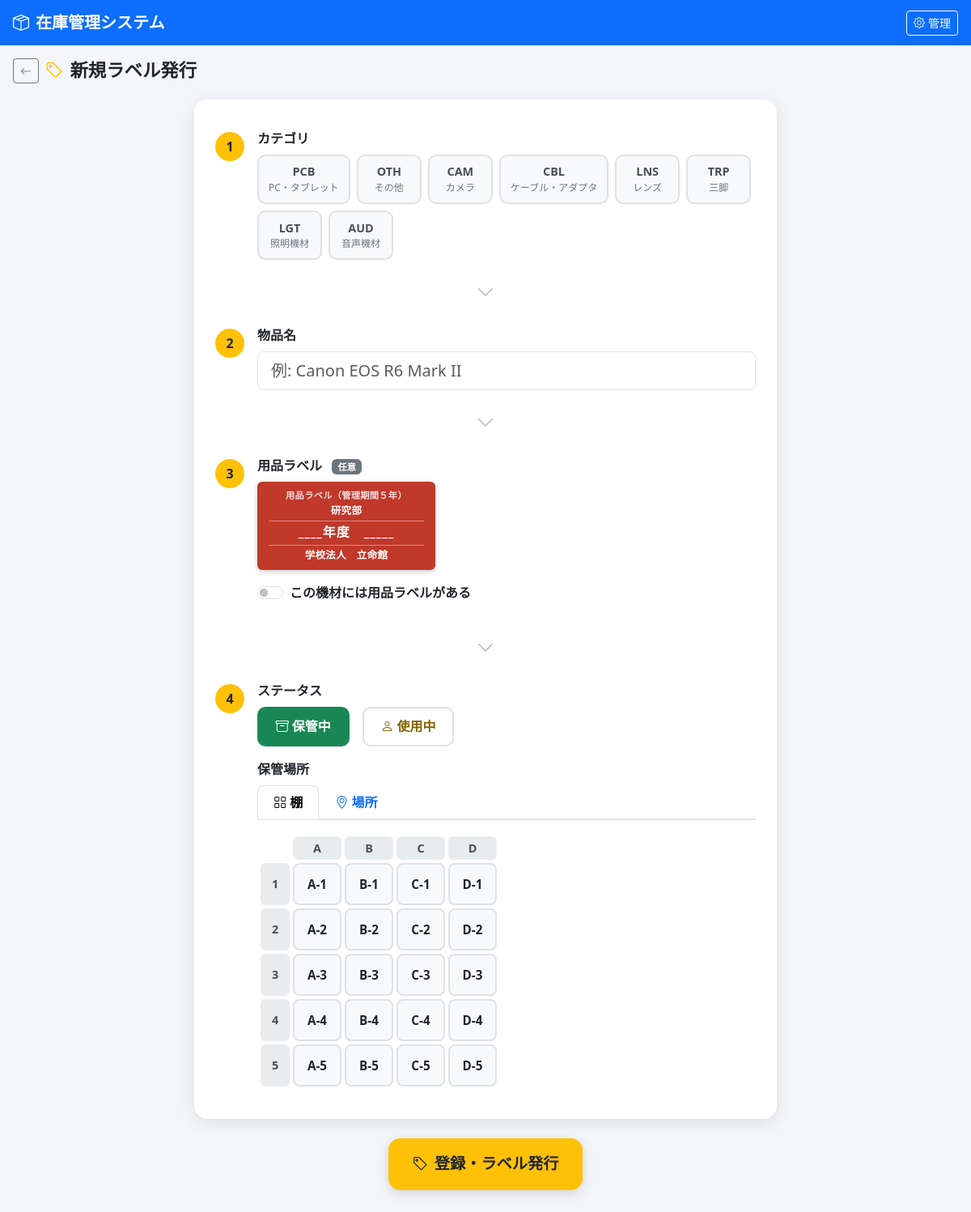
The page /new-label on the database as committed earlier.
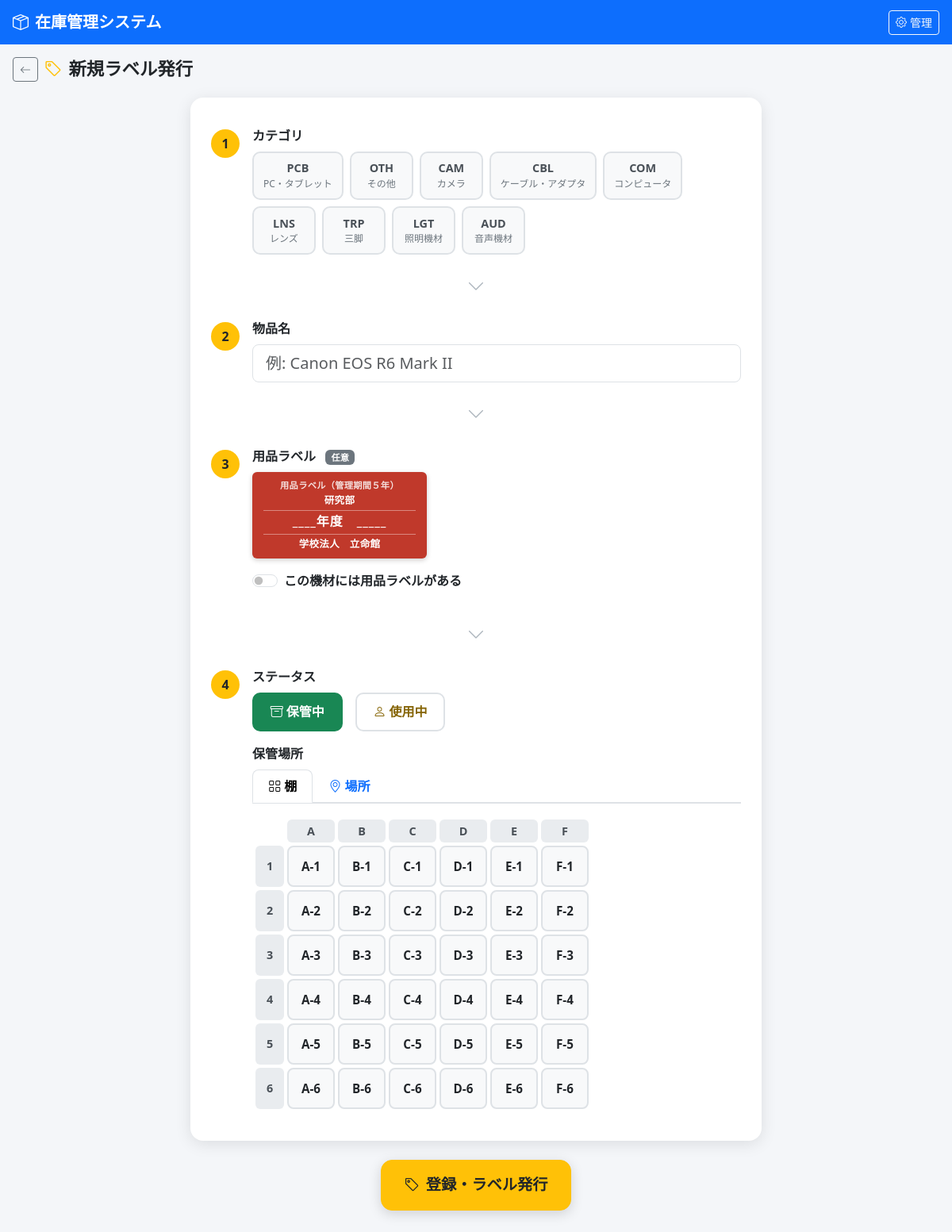
The same page on the database as committed later.
### models.py (models this page shows, shortened)
class Category(db.Model):
    __tablename__ = "categories"
    id = db.Column(db.Integer, primary_key=True)
    name = db.Column(db.String(100), nullable=False)
    prefix = db.Column(db.String(10), nullable=False, unique=True)
    next_number = db.Column(db.Integer, nullable=False, default=1)
    equipment = db.relationship("Equipment", back_populates="category", lazy="dynamic")

class Shelf(db.Model):
    __tablename__ = "shelves"
    id = db.Column(db.Integer, primary_key=True)
    row_num = db.Column(db.Integer, nullable=False)
    col_num = db.Column(db.Integer, nullable=False)
    label = db.Column(db.String(20), nullable=False)
    __table_args__ = (db.UniqueConstraint("row_num", "col_num", name="uq_shelf_position"),)

### app.py (the view, shortened to what this page needs)
@app.route("/new-label", methods=["GET", "POST"])
def new_label():
    categories = Category.query.order_by(Category.name).all()
    shelves    = Shelf.query.order_by(Shelf.row_num, Shelf.col_num).all()
    places     = Place.query.order_by(Place.name).all()
    row_labels, col_nums, shelf_grid = build_shelf_grid(shelves)
    def _render(extra=None):
        kwargs = dict(
            categories=categories,
            row_labels=row_labels, col_nums=col_nums, shelf_grid=shelf_grid,
            places=places,
        )
        if extra:
            kwargs.update(extra)
        return render_template("new_label.html", **kwargs)
    return _render()

### app.py (called while the page is built)
def build_shelf_grid(shelves):
    row_labels_set = {}
    col_nums_set   = set()
    for shelf in shelves:
        label = chr(64 + shelf.row_num)
        row_labels_set[shelf.row_num] = label
        col_nums_set.add(shelf.col_num)
    row_labels = [row_labels_set[k] for k in sorted(row_labels_set)]
    col_nums   = sorted(col_nums_set)
    grid = {lbl: {} for lbl in row_labels}
    for shelf in shelves:
        lbl = chr(64 + shelf.row_num)
        grid[lbl][shelf.col_num] = shelf
    return row_labels, col_nums, grid

### templates/new_label.html (shortened to what the changed rows need)
{% extends "base.html" %}
{% from "_shelf_grid.html" import shelf_table %}
{% block content %}
<div class="page-header">
  <h2 class="mb-0"><i class="bi bi-tag me-2 text-warning"></i>新規ラベル発行</h2>
</div>
{% if success %}
<div class="result-card success-card">
  <div class="result-icon"><i class="bi bi-check-circle-fill text-success"></i></div>
  <h3 class="mt-3">機材登録完了</h3>
  <div class="result-detail mt-3">
    <div class="detail-row">
      <span class="detail-label">管理ID</span>
      <span class="detail-value fw-bold fs-5">{{ equipment.management_id }}</span>
    </div>
    <div class="detail-row">
      <span class="detail-label">物品名</span>
      <span class="detail-value">{{ equipment.item_name }}</span>
    </div>
    <div class="detail-row">
      <span class="detail-label">ステータス</span>
      <span class="detail-value">
        <span class="badge {% if equipment.status == '保管中' %}bg-success{% else %}bg-warning text-dark{% endif %} fs-6">
          {{ equipment.status }}
        </span>
      </span>
    </div>
    {% if equipment.storage_label %}
    <div class="detail-row">
      <span class="detail-label">保管場所</span>
      <span class="detail-value shelf-badge">{{ equipment.storage_label }}</span>
    </div>
    {% endif %}
    {% if equipment.supply_label %}
    <div class="detail-row">
      <span class="detail-label">用品ラベル</span>
      <span class="detail-value">
        <span class="badge bg-danger">{{ equipment.supply_label }}</span>
      </span>
    </div>
    {% endif %}
  </div>
  {% if csv_file %}
  <div class="mt-3">
    {% if print_ok %}
    <div class="alert alert-success d-flex align-items-center gap-2 mb-2">
      <i class="bi bi-printer-fill fs-5"></i>
      <span>テプラに印刷コマンドを送信しました。</span>
    </div>
    {% elif print_error %}
    <div class="alert alert-warning d-flex align-items-center gap-2 mb-2">
      <i class="bi bi-exclamation-triangle-fill fs-5"></i>
      <div>
        <div class="fw-semibold">自動印刷できませんでした</div>
        <div class="small">{{ print_error }}</div>
      </div>
    </div>
    {% endif %}
    <a href="{{ url_for('serve_label', filename=csv_file) }}"
       class="btn btn-outline-primary btn-sm" download>
      <i class="bi bi-filetype-csv me-1"></i>テプラ用CSV をダウンロード
    </a>
  </div>
  {% endif %}
  <div class="mt-4 d-flex gap-3 justify-content-center">
    <a href="{{ url_for('new_label') }}" class="btn btn-warning btn-lg px-5">続けて発行</a>
    <a href="{{ url_for('index') }}" class="btn btn-outline-secondary btn-lg px-5">ホームへ</a>
  </div>
</div>
{% else %}
<form method="post" id="newLabelForm">
  <div class="scan-card">
    <div class="scan-step">
      <div class="scan-content">
        <div class="category-grid">
          {% for cat in categories %}
          <label class="category-cell">
            <span class="category-label">
              <span class="cat-prefix">{{ cat.prefix }}</span>
              <span class="cat-name">{{ cat.name }}</span>
            </span>
          </label>
          {% endfor %}
        </div>
      </div>
    </div>
    <div class="scan-step">
      <div class="scan-content">
        <div id="storageArea" class="mt-3">
          <div class="tab-content">
            <div class="tab-pane fade {% if not request.form.get('place_id') %}show active{% endif %}"
                 id="nl-tab-shelf">
              {{ shelf_table(row_labels, col_nums, shelf_grid, request.form.get('shelf_id', '')) }}
            </div>
          </div>
        </div>
      </div>
    </div>
  </div>
</form>
{% endif %}
{% endblock %}

### templates/_shelf_grid.html (shortened to what this page needs)
{% macro shelf_table(row_labels, col_nums, shelf_grid, selected='') %}
<div class="shelf-table-wrapper">
  <table class="shelf-table">
    <thead>
      <tr>
        <th class="shelf-corner"></th>
        {% for row_label in row_labels %}
        <th class="shelf-col-header">{{ row_label }}</th>
        {% endfor %}
      </tr>
    </thead>
    <tbody>
      {% for col in col_nums %}
      <tr>
        <th class="shelf-row-header">{{ col }}</th>
        {% for row_label in row_labels %}
          {% set shelf = shelf_grid[row_label].get(col) %}
          <td class="shelf-td">
            {% if shelf %}
            <label class="shelf-cell">
              <span class="shelf-td-label">{{ shelf.label }}</span>
            </label>
            {% else %}
            <span class="shelf-td-empty">—</span>
            {% endif %}
          </td>
        {% endfor %}
      </tr>
      {% endfor %}
    </tbody>
  </table>
</div>
{% endmacro %}

Rows that differ between the two databases and show on the page:
added Category: prefix "COM", name "コンピュータ"
added Shelf: label "E-1"
added Shelf: label "F-1"
added Shelf: label "E-2"
added Shelf: label "F-2"
added Shelf: label "E-3"
added Shelf: label "F-3"
added Shelf: label "E-4"
added Shelf: label "F-4"
added Shelf: label "E-5"
added Shelf: label "F-5"
added Shelf: label "A-6"
added Shelf: label "B-6"
added Shelf: label "C-6"
added Shelf: label "D-6"
added Shelf: label "E-6"
added Shelf: label "F-6"
Other text that changed with them:
new list line: "E"
new list line: "F"
new list line: "6"
